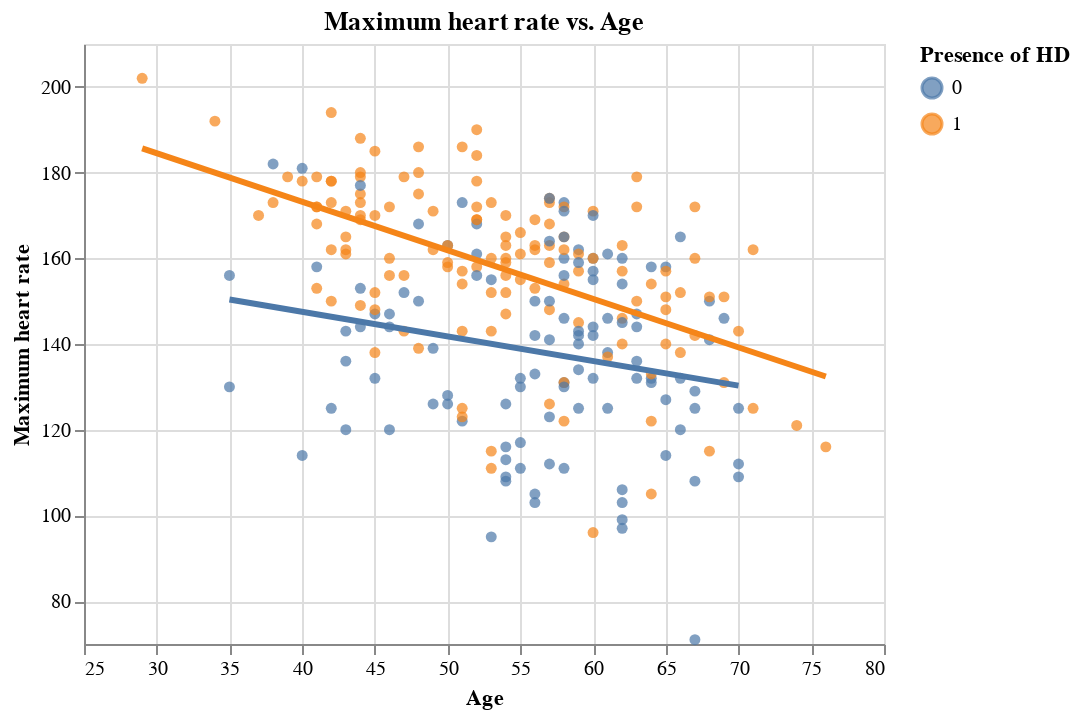

The code cell stored with this chart in its notebook:
### Markdown cell above
To see if there are any features that are particularly correlated with each other or if the target is correlated to any one particular feature, spearman's correlation values were calculated for all features and the target value. For these values, no two features seem highly correlated with each other, but many slight correlations exist as seen in the more darker coloured/bluer cells. To examine this further visually, we will plot all of the features with each other to view these relationships. 
Before doing that, we also would like to see the relationship between age and the maximum heart rate achieved (`thalach`) for both target classes. This is interesting for two reasons: first, `thalach` has a moderate correlation with target (rho = 0.44); second, there is also a moderate correlation between age and maximum heart rate (rho = -0.41).

### Code cell
#`thalach` vs `oldpeak` for the two target classes
thalach_age_plot = alt.Chart(train_df, title = "Maximum heart rate vs. Age").mark_circle().encode(
    x = alt.X("age", scale=alt.Scale(zero=False), title = 'Age'),
    y = alt.Y("thalach", scale=alt.Scale(zero=False), title = 'Maximum heart rate'),
    color = alt.Color('target:N', title = "Presence of HD")
)
thalach_age_plot + thalach_age_plot.mark_line(size=3).transform_regression(
    'age', 'thalach', groupby = ['target']
)

### Figure 1 — Vega-Lite specification as saved in the notebook (floating-point values rounded to 4 significant figures; data arrays with more than 128 entries replaced by an {"elided": "..."} marker saying what was removed)
{"config": {"view": {"continuousWidth": 400, "continuousHeight": 300}}, "layer": [{"mark": "circle", "encoding": {"color": {"field": "target", "title": "Presence of HD", "type": "nominal"}, "x": {"field": "age", "scale": {"zero": false}, "title": "Age", "type": "quantitative"}, "y": {"field": "thalach", "scale": {"zero": false}, "title": "Maximum heart rate", "type": "quantitative"}}, "title": "Maximum heart rate vs. Age"}, {"mark": {"type": "line", "size": 3}, "encoding": {"color": {"field": "target", "title": "Presence of HD", "type": "nominal"}, "x": {"field": "age", "scale": {"zero": false}, "title": "Age", "type": "quantitative"}, "y": {"field": "thalach", "scale": {"zero": false}, "title": "Maximum heart rate", "type": "quantitative"}}, "title": "Maximum heart rate vs. Age", "transform": [{"on": "age", "regression": "thalach", "groupby": ["target"]}]}], "data": {"name": "data-04a3e83bc2ba827c958ea3d4b04c6faf"}, "$schema": "https://vega.github.io/schema/vega-lite/v4.17.0.json", "datasets": {"data-04a3e83bc2ba827c958ea3d4b04c6faf": {"elided": "242 records"}}}
